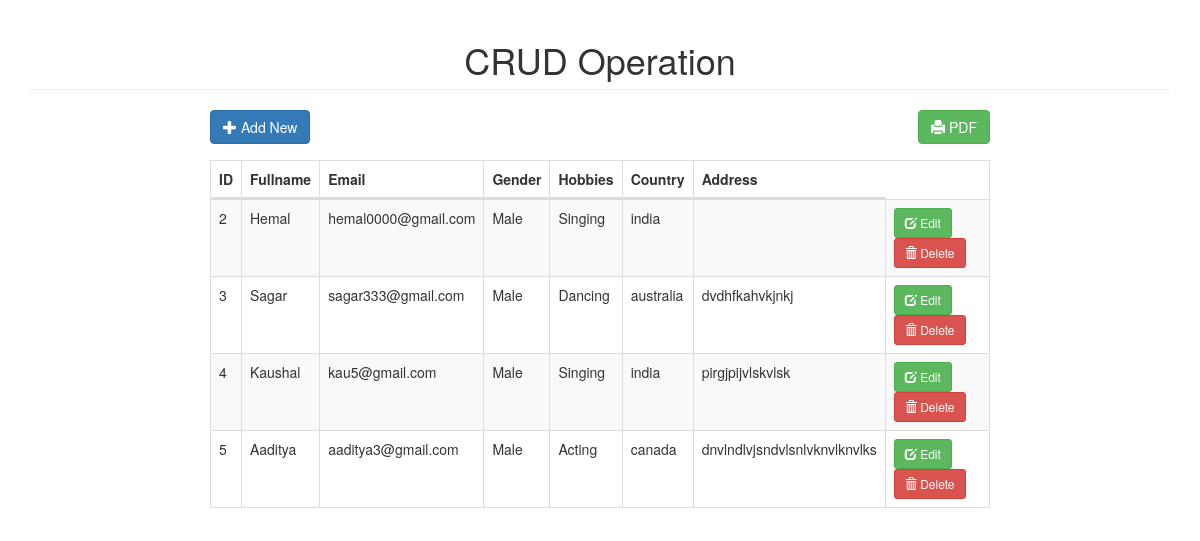
The page / on the database its author committed.
### tables this page shows
CREATE TABLE `users` (
  `id` int(200) NOT NULL,
  `fullname` varchar(200) NOT NULL,
  `email` varchar(200) NOT NULL,
  `gender` varchar(200) NOT NULL,
  `hobbies` varchar(200) NOT NULL,
  `country` varchar(200) NOT NULL,
  `address` varchar(200) NOT NULL
);

### index.php (the view, shortened to what this page needs)
<!DOCTYPE html>
<html>
<head>
	<link rel="stylesheet" type="text/css" href="bootstrap/css/bootstrap.min.css">
	<link rel="stylesheet" type="text/css" href="datatable/dataTable.bootstrap.min.css">
</head>
<body>
<div class="container">
	<h1 class="page-header text-center">CRUD Operation </h1>
	<div class="row">
		<div class="col-sm-8 col-sm-offset-2">
			<div class="row">
				<a href="#addnew" data-toggle="modal" class="btn btn-primary"><span class="glyphicon glyphicon-plus"></span> Add New</a>
				<a  class="btn btn-success pull-right"><span class="glyphicon glyphicon-print"></span> PDF</a>
			</div>
			<div class="height10"></div>
			<div class="row">
				<table id="myTable" class="table table-bordered table-striped">
					<thead>
						<th>ID</th>
						<th>Fullname</th>
						<th>Email</th>
						<th>Gender</th>
						<th>Hobbies</th>
						<th>Country</th>
						<th>Address</th>
					</thead>
					<tbody>
						<?php
							include_once('connection.php');
							$sql = "SELECT * FROM `users`";
	$query = $conn->query($sql);
	while($row = $query->fetch_assoc()){
		echo
		"<tr>
			<td>".$row['id']."</td>
			<td>".$row['fullname']."</td>
			<td>".$row['email']."</td>
			<td>".$row['gender']."</td>
			<td>".$row['hobbies']."</td>
			<td>".$row['country']."</td>
			<td>".$row['address']."</td>
			<td>
				<a href='#edit_".$row['id']."' class='btn btn-success btn-sm' data-toggle='modal'><span class='glyphicon glyphicon-edit'></span> Edit</a>
				<a href='#delete_".$row['id']."' class='btn btn-danger btn-sm' data-toggle='modal'><span class='glyphicon glyphicon-trash'></span> Delete</a>
			</td>
		</tr>";
	}
						?>
					</tbody>
				</table>
			</div>
		</div>
	</div>
</div>
</body>
</html>

### index.php (style rules this page uses)
.height10 { height:10px; }

### rows shown on the page
users: id "2", fullname "Hemal", email "hemal0000@gmail.com", gender "Male", hobbies "Singing", country "india"
users: id "3", fullname "Sagar", email "sagar333@gmail.com", gender "Male", hobbies "Dancing", country "australia", address "dvdhfkahvkjnkj"
users: id "4", fullname "Kaushal", email "kau5@gmail.com", gender "Male", hobbies "Singing", country "india", address "pirgjpijvlskvlsk"
users: id "5", fullname "Aaditya", email "aaditya3@gmail.com", gender "Male", hobbies "Acting", country "canada", address "dnvlndlvjsndvlsnlvknvlknvlks"
